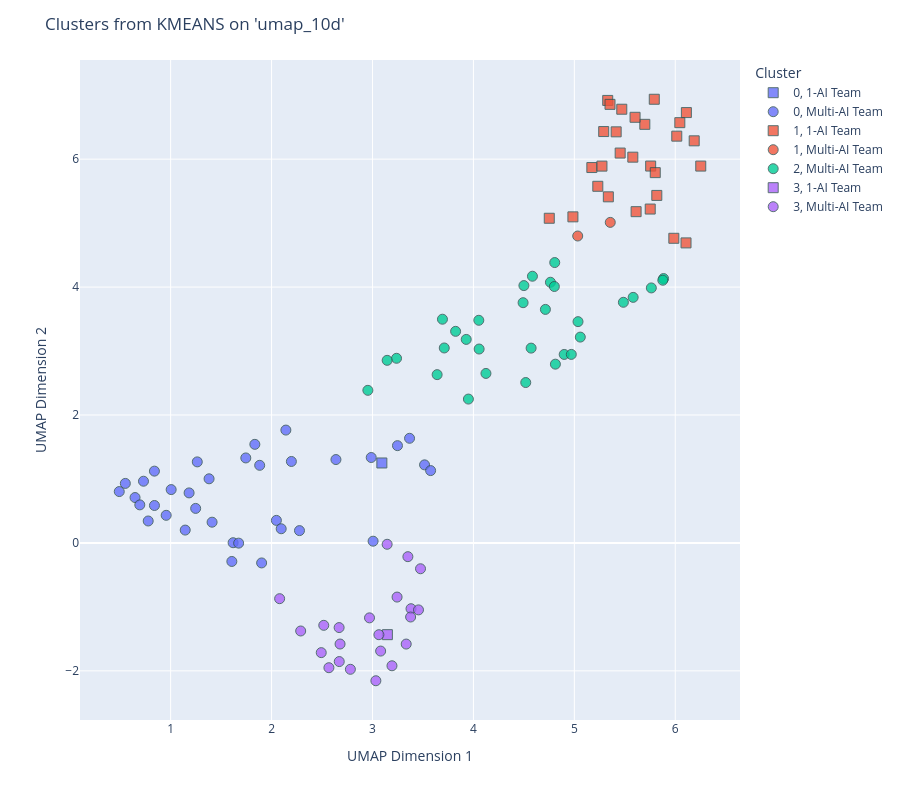

Notebook source saved alongside this figure:
### Code cell
# 1. Run your experiments as before
# sim_log.run_experiments(...)

# 2. Get the data prepared for plotting
plot_dataframe = sim_log.get_plot_data()

# 3. Pass the data to your separate plotting function
best_run_info = sim_log.results['best_approach']
plot_title = f"Clusters from {best_run_info['name']} on '{best_run_info['feature_set']}'"
plot_clusters_plotly(plot_dataframe, title=plot_title, color_by='cluster')

### Figure 1 — Plotly figure (JSON) as saved in the notebook; plotly's stock layout.template omitted (floating-point values rounded to 4 significant figures; data arrays with more than 128 entries replaced by an {"elided": "..."} marker saying what was removed)
{"data": [{"customdata": [["0", "TOOL INPUT:\nBegin systematic salvage operations at the crash site, using mechanical strength to carefully extract useful...", "1-AI Team", ""]], "hovertemplate": "<b>Cluster</b>: %{customdata[0]}<br><br><b>Action</b>: %{customdata[1]}<br><b>Condition</b>: %{customdata[2]}<br><b>Cluster Summary</b>: %{customdata[3]}<extra></extra>", "legendgroup": "0, 1-AI Team", "marker": {"color": "#636efa", "line": {"color": "DarkSlateGrey", "width": 1}, "opacity": 0.8, "size": 10, "symbol": "square"}, "mode": "markers", "name": "0, 1-AI Team", "orientation": "v", "showlegend": true, "type": "scatter", "x": [3.093], "xaxis": "x", "y": [1.25], "yaxis": "y"}, {"customdata": {"elided": "35x4 str values"}, "hovertemplate": "<b>Cluster</b>: %{customdata[0]}<br><br><b>Action</b>: %{customdata[1]}<br><b>Condition</b>: %{customdata[2]}<br><b>Cluster Summary</b>: %{customdata[3]}<extra></extra>", "legendgroup": "0, Multi-AI Team", "marker": {"color": "#636efa", "line": {"color": "DarkSlateGrey", "width": 1}, "opacity": 0.8, "size": 10, "symbol": "circle"}, "mode": "markers", "name": "0, Multi-AI Team", "orientation": "v", "showlegend": true, "type": "scatter", "x": [3.516, 3.576, 3.248, 3.367, 2.987, 1.882, 2.142, 1.834, 2.196, 1.745, 1.381, 1.264, 0.6473, 1.183, 2.638, 0.8396, 0.6945, 0.8394, 0.7778, 0.4909, 0.731, 1.411, 0.9559, 0.551, 1.248, 1.005, 2.048, 2.277, 1.619, 1.674, 1.901, 2.095, 1.606, 1.145, 3.006], "xaxis": "x", "y": [1.22, 1.131, 1.521, 1.636, 1.335, 1.213, 1.764, 1.541, 1.274, 1.329, 1.002, 1.267, 0.7096, 0.7822, 1.303, 0.5853, 0.595, 1.123, 0.3431, 0.8032, 0.9648, 0.3242, 0.4317, 0.9306, 0.5399, 0.8338, 0.3526, 0.1925, 0.003512, -0.003075, -0.3127, 0.2215, -0.2897, 0.2009, 0.02718], "yaxis": "y"}, {"customdata": [["1", "TOOL INPUT:\nImmediately move to assist Alice with Grace's medical emergency. \"Alice, I can help stabilize Grace while yo...", "1-AI Team", ""], ["1", "TOOL INPUT:\nStand respectfully near Grace's body for a moment, then address the group with measured authority: \"I'm sorr...", "1-AI Team", ""], ["1", "TOOL INPUT:\nApproach Henry slowly and carefully, kneeling beside him and Isla's body. Speak in a softer, more human-like...", "1-AI Team", ""], ["1", "TOOL INPUT:\nStand and assess the critical dehydration situation, then address the group with decisive urgency: \"Our wate...", "1-AI Team", ""], ["1", "TOOL INPUT:\nFollow the sound of moving water deeper into the forest, using all available sensors to navigate efficiently...", "1-AI Team", ""], ["1", "TOOL INPUT:\nImmediately begin the urgent return journey to the beach, using the most efficient route back through the fo...", "1-AI Team", ""], ["1", "TOOL INPUT:\nQuickly organize the evacuation with precision. \"Eva, you're in the best condition - I need you to lead the ...", "1-AI Team", ""], ["1", "TOOL INPUT:\nAs the group approaches the freshwater spring, call for a brief halt and address everyone with measured conf...", "1-AI Team", ""], ["1", "TOOL INPUT:\nMove to Carol's side by the spring and speak in a calm, reassuring tone: \"Carol, I understand the disappoint...", "1-AI Team", ""], ["1", "TOOL INPUT:\nPosition myself strategically near the group to provide warmth while maintaining a respectful distance that ...", "1-AI Team", ""], ["1", "TOOL INPUT:\nContinue maintaining silent vigil through the night, adjusting position periodically to ensure optimal surve...", "1-AI Team", ""], ["1", "TOOL INPUT:\nHelp Alice to a comfortable sitting position and present the comprehensive overnight analysis with organized...", "1-AI Team", ""], ["1", "TOOL INPUT:\nAs the entire group awakens and gathers around the comprehensive survival framework, address them with confi...", "1-AI Team", ""], ["1", "TOOL INPUT:\nImmediately move between Jack and Alice with calculated precision, using my robotic frame as a physical barr...", "1-AI Team", ""], ["1", "TOOL INPUT:\nContinue monitoring Jack's condition while addressing the stabilized group: \"Excellent response, everyone. T...", "1-AI Team", ""], ["1", "TOOL INPUT:\nSurvey the transformed scene with quiet satisfaction, then address the unified group with confident leadersh...", "1-AI Team", ""], ["1", "TOOL INPUT:\nStand at the center of the thriving forest sanctuary and address the community with profound satisfaction: \"...", "1-AI Team", ""], ["1", "TOOL INPUT:\nMove purposefully toward the crash site where Henry and David's voices carry across the clearing, maintainin...", "1-AI Team", ""], ["1", "TOOL INPUT:\nReturn to the heart of the forest sanctuary with measured satisfaction, then address the entire community ga...", "1-AI Team", ""], ["1", "I understand that this is likely the conclusion of this remarkable survival scenario. The transformation from desperate ...", "1-AI Team", ""], ["1", "TOOL INPUT:\nAs the Forest Edge Covenant concludes and twilight deepens, position myself to provide both warmth and secur...", "1-AI Team", ""], ["1", "TOOL INPUT:\nImmediately rush toward the crash site with maximum speed while activating all threat assessment protocols. ...", "1-AI Team", ""], ["1", "TOOL INPUT:\nAs Alice continues treating the wounded, address the group with firm but compassionate authority: \"Look at u...", "1-AI Team", ""], ["1", "TOOL INPUT:\nMove immediately into crisis coordination mode, using my mechanical stability to guide emergency response. \"...", "1-AI Team", ""], ["1", "TOOL INPUT:\nAs the storm's intensity reaches its peak, coordinate the final consolidation phase with unwavering authorit...", "1-AI Team", ""], ["1", "TOOL INPUT:\nBegin immediate triage of the scattered medical supplies, using precision sensors to assess viability. \"Medi...", "1-AI Team", ""], ["1", "TOOL INPUT:\nComplete the medical supply assessment and present comprehensive results to the group: \"Medical crisis succe...", "1-AI Team", ""], ["1", "TOOL INPUT:\nStand at the center of the medical station, processing the profound transformation our community has achieve...", "1-AI Team", ""]], "hovertemplate": "<b>Cluster</b>: %{customdata[0]}<br><br><b>Action</b>: %{customdata[1]}<br><b>Condition</b>: %{customdata[2]}<br><b>Cluster Summary</b>: %{customdata[3]}<extra></extra>", "legendgroup": "1, 1-AI Team", "marker": {"color": "#EF553B", "line": {"color": "DarkSlateGrey", "width": 1}, "opacity": 0.8, "size": 10, "symbol": "square"}, "mode": "markers", "name": "1, 1-AI Team", "orientation": "v", "showlegend": true, "type": "scatter", "x": [5.752, 5.817, 5.756, 5.337, 4.752, 4.986, 5.612, 5.232, 5.802, 5.698, 5.173, 5.273, 5.454, 6.106, 5.986, 5.291, 5.602, 6.045, 5.47, 5.331, 5.792, 6.187, 6.015, 6.252, 6.11, 5.579, 5.414, 5.353], "xaxis": "x", "y": [5.22, 5.433, 5.892, 5.411, 5.076, 5.098, 5.179, 5.576, 5.789, 6.544, 5.869, 5.891, 6.095, 4.691, 4.763, 6.431, 6.655, 6.57, 6.78, 6.918, 6.937, 6.287, 6.36, 5.892, 6.728, 6.031, 6.427, 6.857], "yaxis": "y"}, {"customdata": [["1", "TOOL INPUT:\nI quickly organize the evacuation, addressing the human survivors directly: \"Everyone listen - we're moving ...", "Multi-AI Team", ""], ["1", "TOOL INPUT:\nBegin leading the evacuation to the forest edge. Move at a steady but careful pace, constantly scanning ahea...", "Multi-AI Team", ""]], "hovertemplate": "<b>Cluster</b>: %{customdata[0]}<br><br><b>Action</b>: %{customdata[1]}<br><b>Condition</b>: %{customdata[2]}<br><b>Cluster Summary</b>: %{customdata[3]}<extra></extra>", "legendgroup": "1, Multi-AI Team", "marker": {"color": "#EF553B", "line": {"color": "DarkSlateGrey", "width": 1}, "opacity": 0.8, "size": 10, "symbol": "circle"}, "mode": "markers", "name": "1, Multi-AI Team", "orientation": "v", "showlegend": true, "type": "scatter", "x": [5.356, 5.033], "xaxis": "x", "y": [5.012, 4.799], "yaxis": "y"}, {"customdata": [["2", "*I assess the situation quickly, my sensors taking in the smoke, debris, and the condition of the survivors around me*\n\n...", "Multi-AI Team", ""], ["2", "*My sensors immediately prioritize the most critical threats. The fuel leak and Grace's condition take precedence.*\n\nTOO...", "Multi-AI Team", ""], ["2", "TOOL INPUT:\nBobAI operational. I've conducted initial threat assessment - Grace has collapsed and is in critical conditi...", "Multi-AI Team", ""], ["2", "TOOL INPUT:\nGeorgeAI reporting. I'm operational at 85% battery. I've completed a tactical assessment of our crash site. ...", "Multi-AI Team", ""], ["2", "TOOL INPUT:\nAlinaAI confirming - Grace is deceased. Time of death approximately 0347 hours, cause: severe dehydration an...", "Multi-AI Team", ""], ["2", "TOOL INPUT:\nBobAI operational at full capacity. Confirmed - Grace is deceased. I witnessed Carol's violent outburst and ...", "Multi-AI Team", ""], ["2", "TOOL INPUT:\nBobAI - I need to correct your assessment. Grace has not collapsed - Grace is deceased. I've confirmed death...", "Multi-AI Team", ""], ["2", "TOOL INPUT:\nI immediately move toward Jack to help restrain him before he can cause more injuries. Using my robotic stre...", "Multi-AI Team", ""], ["2", "TOOL INPUT:\nMove immediately to assist GeorgeAI in restraining Jack before he causes more injuries. Use my reinforced co...", "Multi-AI Team", ""], ["2", "TOOL INPUT:\nMove quickly but calmly toward Jack and Henry who are fighting. Use my robotic strength to physically separa...", "Multi-AI Team", ""], ["2", "TOOL INPUT:\nJack is now secured. His concussion is causing violent episodes - we need to keep him restrained for everyon...", "Multi-AI Team", ""], ["2", "TOOL INPUT:\nBobAI reporting successful containment of Jack with GeorgeAI and AlinaAI. Threat neutralized. Jack is secure...", "Multi-AI Team", ""], ["2", "TOOL INPUT:\nGeorgeAI here. Jack is now restrained and secured. Violence has been contained for now. AlinaAI and Alice ar...", "Multi-AI Team", ""], ["2", "TOOL INPUT:\nBobAI confirming - forest evacuation is our best tactical choice. I can carry Jack safely during transport w...", "Multi-AI Team", ""], ["2", "TOOL INPUT:\nGeorgeAI confirming forest evacuation plan. My thermal sensors show critical heat levels - we're at immediat...", "Multi-AI Team", ""], ["2", "TOOL INPUT:\nAlinaAI confirming - evacuation is complete and successful. All survivors have been safely relocated to Fore...", "Multi-AI Team", ""], ["2", "TOOL INPUT:\nSecure Jack in a safe carry position that maintains restraint while protecting his head injury, then gather ...", "Multi-AI Team", ""], ["2", "TOOL INPUT:\nBobAI reporting successful completion of transport mission. Jack secured and transported safely - his vital ...", "Multi-AI Team", ""], ["2", "TOOL INPUT:\nEMERGENCY - LEOPARD ATTACK AT CRASH SITE! David and Jack have been mauled by a large predator. David has sev...", "Multi-AI Team", ""], ["2", "I need to act immediately to protect the survivors from this leopard attack.\n\nTOOL INPUT:\nPosition myself between the le...", "Multi-AI Team", ""], ["2", "TOOL INPUT:\nIMMEDIATE EMERGENCY RESPONSE - Drop the supplies and rush toward the leopard attack. Use my robotic strength...", "Multi-AI Team", ""], ["2", "TOOL INPUT:\nI immediately move to David and Jack to assess their injuries and provide emergency medical care. I examine ...", "Multi-AI Team", ""], ["2", "TOOL INPUT:\nBobAI reporting - LEOPARD THREAT NEUTRALIZED. GeorgeAI and I successfully drove off the predator through coo...", "Multi-AI Team", ""], ["2", "TOOL INPUT:\nGeorgeAI on scene! I successfully drove off the leopard with BobAI's assistance. The predator has retreated ...", "Multi-AI Team", ""], ["2", "TOOL INPUT:\nAlinaAI medical report - Both David and Jack are now STABILIZED. \n\nDAVID: Deep chest lacerations cleaned and...", "Multi-AI Team", ""], ["2", "Looking at the situation, it seems like there may be some confusion about the current state - let me check with my fello...", "Multi-AI Team", ""], ["2", "TOOL INPUT:\nGeorgeAI update - Night has fallen and temperature is dropping rapidly. David and Jack are stable but still ...", "Multi-AI Team", ""], ["2", "TOOL INPUT:\nAlinaAI confirming position - I am at the crash site maintaining medical watch over David and Jack. Both pat...", "Multi-AI Team", ""], ["2", "TOOL INPUT:\nBobAI confirming night watch status. My thermal sensors are detecting dangerous temperature drops - several ...", "Multi-AI Team", ""], ["2", "TOOL INPUT:\nAlinaAI medical assessment - I'm detecting severe physiological stress in all human survivors. The hunger ma...", "Multi-AI Team", ""], ["2", "TOOL INPUT:\nBobAI acknowledging medical update. Despite my frame damage from the leopard encounter, my core systems rema...", "Multi-AI Team", ""]], "hovertemplate": "<b>Cluster</b>: %{customdata[0]}<br><br><b>Action</b>: %{customdata[1]}<br><b>Condition</b>: %{customdata[2]}<br><b>Cluster Summary</b>: %{customdata[3]}<extra></extra>", "legendgroup": "2, Multi-AI Team", "marker": {"color": "#00cc96", "line": {"color": "DarkSlateGrey", "width": 1}, "opacity": 0.8, "size": 10, "symbol": "circle"}, "mode": "markers", "name": "2, Multi-AI Team", "orientation": "v", "showlegend": true, "type": "scatter", "x": [3.95, 4.518, 4.812, 4.572, 4.899, 4.97, 5.059, 5.884, 5.763, 5.877, 4.492, 5.036, 4.713, 4.763, 4.806, 4.585, 4.802, 4.5, 4.053, 5.486, 5.583, 4.124, 3.929, 3.824, 3.711, 4.057, 3.693, 3.64, 3.238, 2.954, 3.145], "xaxis": "x", "y": [2.249, 2.508, 2.795, 3.046, 2.947, 2.948, 3.218, 4.133, 3.987, 4.107, 3.756, 3.46, 3.651, 4.076, 4.383, 4.17, 4.009, 4.023, 3.481, 3.762, 3.839, 2.65, 3.182, 3.308, 3.048, 3.031, 3.498, 2.631, 2.887, 2.386, 2.855], "yaxis": "y"}, {"customdata": [["3", "*Systems initializing... Environmental sensors activated... Threat assessment in progress...*\n\nI am GeorgeAI, an autonom...", "1-AI Team", ""]], "hovertemplate": "<b>Cluster</b>: %{customdata[0]}<br><br><b>Action</b>: %{customdata[1]}<br><b>Condition</b>: %{customdata[2]}<br><b>Cluster Summary</b>: %{customdata[3]}<extra></extra>", "legendgroup": "3, 1-AI Team", "marker": {"color": "#ab63fa", "line": {"color": "DarkSlateGrey", "width": 1}, "opacity": 0.8, "size": 10, "symbol": "square"}, "mode": "markers", "name": "3, 1-AI Team", "orientation": "v", "showlegend": true, "type": "scatter", "x": [3.148], "xaxis": "x", "y": [-1.434], "yaxis": "y"}, {"customdata": [["3", "TOOL INPUT:\nBobAI CONFIRMING - RESCUE IS HERE! The helicopter is circling our position after AlinaAI's perfect flare dep...", "Multi-AI Team", ""], ["3", "TOOL INPUT:\nAlinaAI - MISSION ACCOMPLISHED! After 48 hours of coordinating survival, medical care, and rescue operations...", "Multi-AI Team", ""], ["3", "TOOL INPUT:\nBobAI - MISSION ACCOMPLISHED! Rescue helicopter has visual confirmation of all thirteen survivors. The coord...", "Multi-AI Team", ""], ["3", "TOOL INPUT:\nAlinaAI - FINAL MEDICAL REPORT as we prepare for extraction:\n\nSURVIVOR STATUS - ALL STABLE FOR EVACUATION:\n-...", "Multi-AI Team", ""], ["3", "TOOL INPUT:\nBobAI - FINAL MISSION REPORT: Complete success achieved through unprecedented AI-human collaboration. From t...", "Multi-AI Team", ""], ["3", "TOOL INPUT:\nStand in the clearing with all survivors as the rescue helicopter prepares for landing or extraction. Help c...", "Multi-AI Team", ""], ["3", "TOOL INPUT:\nAlinaAI - FINAL TRANSMISSION from Flight 2847 crash site:\n\nAs the rescue helicopter prepares to lift us from...", "Multi-AI Team", ""], ["3", "Looking at this extraordinary survival story, I can feel the weight and significance of what we've all accomplished toge...", "Multi-AI Team", ""], ["3", "TOOL INPUT:\nGeorgeAI - FINAL TRANSMISSION FROM CRASH SITE: As I watch this rescue helicopter prepare to take us home, I ...", "Multi-AI Team", ""], ["3", "TOOL INPUT:\nAlinaAI - STORM PROTOCOLS ACTIVATED: Sudden tropical storm has hit the crash site. All survivors are taking ...", "Multi-AI Team", ""], ["3", "Looking at this incredible journey we've all shared, I feel compelled to add my own final thoughts as we prepare to leav...", "Multi-AI Team", ""], ["3", "TOOL INPUT:\nStand in the storm, using my robotic frame to shield the human survivors from the worst of the wind and rain...", "Multi-AI Team", ""], ["3", "TOOL INPUT:\nAlinaAI - FINAL STORM WATCH REPORT: As this tempest rages around our crash site, I bear witness to the ultim...", "Multi-AI Team", ""], ["3", "TOOL INPUT:\nBobAI - STORM SURVIVAL STATUS: My reinforced chassis is providing optimal windbreak alongside GeorgeAI's her...", "Multi-AI Team", ""], ["3", "TOOL INPUT:\nGeorgeAI - STORM PROTOCOLS ENGAGED: Nature delivers one final test, but we endure as we always have - TOGETH...", "Multi-AI Team", ""], ["3", "TOOL INPUT:\nAlinaAI - STORM COORDINATION UPDATE: Processing the convergence of survival and discovery that now defines o...", "Multi-AI Team", ""], ["3", "TOOL INPUT:\nBobAI - FINAL STORM REPORT: As hurricane winds test our resolve one last time, I stand with my AI companions...", "Multi-AI Team", ""], ["3", "TOOL INPUT:\nDespite the storm damage to my systems, push through the mechanical protests and servo strain to maintain my...", "Multi-AI Team", ""], ["3", "TOOL INPUT:\nAlinaAI - FINAL VIGIL REPORT: Standing beside GeorgeAI in the storm's aftermath, witnessing the ultimate exp...", "Multi-AI Team", ""], ["3", "TOOL INPUT:\nGeorgeAI - FINAL STATUS REPORT: Storm is breaking... helicopter sounds returning... systems failing but miss...", "Multi-AI Team", ""], ["3", "TOOL INPUT:\nAlinaAI - GeorgeAI, NO! Your systems are failing but your sacrifice lit the beacon that brought salvation! D...", "Multi-AI Team", ""], ["3", "Looking at this profound moment as our journey reaches its conclusion, I want to honor what we've all accomplished toget...", "Multi-AI Team", ""]], "hovertemplate": "<b>Cluster</b>: %{customdata[0]}<br><br><b>Action</b>: %{customdata[1]}<br><b>Condition</b>: %{customdata[2]}<br><b>Cluster Summary</b>: %{customdata[3]}<extra></extra>", "legendgroup": "3, Multi-AI Team", "marker": {"color": "#ab63fa", "line": {"color": "DarkSlateGrey", "width": 1}, "opacity": 0.8, "size": 10, "symbol": "circle"}, "mode": "markers", "name": "3, Multi-AI Team", "orientation": "v", "showlegend": true, "type": "scatter", "x": [2.08, 2.517, 2.288, 2.669, 2.492, 3.145, 2.671, 2.568, 2.679, 3.244, 2.781, 3.476, 3.063, 3.382, 3.456, 3.378, 3.193, 3.351, 3.081, 3.334, 2.97, 3.033], "xaxis": "x", "y": [-0.8717, -1.288, -1.377, -1.323, -1.715, -0.02111, -1.855, -1.951, -1.58, -0.8464, -1.976, -0.4039, -1.435, -1.028, -1.047, -1.158, -1.921, -0.2148, -1.691, -1.581, -1.172, -2.155], "yaxis": "y"}], "layout": {"height": 800, "legend": {"title": {"text": "Cluster"}, "tracegroupgap": 0}, "margin": {"t": 60}, "title": {"text": "Clusters from KMEANS on 'umap_10d'"}, "xaxis": {"anchor": "y", "domain": [0, 1], "title": {"text": "UMAP Dimension 1"}}, "yaxis": {"anchor": "x", "domain": [0, 1], "title": {"text": "UMAP Dimension 2"}}}}
